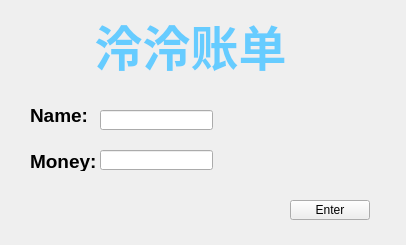
<?xml version="1.0" encoding="UTF-8"?>
<ui version="4.0">
 <class>BillList</class>
 <widget class="QWidget" name="BillList">
  <property name="geometry">
   <rect>
    <x>0</x>
    <y>0</y>
    <width>406</width>
    <height>245</height>
   </rect>
  </property>
  <property name="windowTitle">
   <string>Form</string>
  </property>
  <widget class="QLabel" name="TitleLabel">
   <property name="geometry">
    <rect>
     <x>80</x>
     <y>0</y>
     <width>221</width>
     <height>91</height>
    </rect>
   </property>
   <property name="text">
    <string>&lt;!DOCTYPE HTML PUBLIC &quot;-//W3C//DTD HTML 4.0//EN&quot; &quot;http://www.w3.org/TR/REC-html40/strict.dtd&quot;&gt;
&lt;html&gt;&lt;head&gt;&lt;meta name=&quot;qrichtext&quot; content=&quot;1&quot; /&gt;&lt;style type=&quot;text/css&quot;&gt;
p, li { white-space: pre-wrap; }
&lt;/style&gt;&lt;/head&gt;&lt;body style=&quot; font-family:'SimSun'; font-size:9pt; font-weight:400; font-style:normal;&quot;&gt;
&lt;p align=&quot;center&quot; style=&quot; margin-top:0px; margin-bottom:0px; margin-left:0px; margin-right:0px; -qt-block-indent:0; text-indent:0px;&quot;&gt;&lt;span style=&quot; font-size:36pt; font-weight:600; color:#66ccff;&quot;&gt;泠泠账单&lt;/span&gt;&lt;/p&gt;&lt;/body&gt;&lt;/html&gt;</string>
   </property>
  </widget>
  <widget class="QLabel" name="NameLabel">
   <property name="geometry">
    <rect>
     <x>30</x>
     <y>100</y>
     <width>61</width>
     <height>31</height>
    </rect>
   </property>
   <property name="text">
    <string>&lt;html&gt;&lt;head/&gt;&lt;body&gt;&lt;p&gt;&lt;span style=&quot; font-size:14pt; font-weight:600;&quot;&gt;Name:&lt;/span&gt;&lt;/p&gt;&lt;/body&gt;&lt;/html&gt;</string>
   </property>
  </widget>
  <widget class="QLineEdit" name="NameLineEdit">
   <property name="geometry">
    <rect>
     <x>100</x>
     <y>110</y>
     <width>113</width>
     <height>20</height>
    </rect>
   </property>
  </widget>
  <widget class="QLabel" name="MoneyLabel">
   <property name="geometry">
    <rect>
     <x>30</x>
     <y>150</y>
     <width>81</width>
     <height>21</height>
    </rect>
   </property>
   <property name="text">
    <string>&lt;html&gt;&lt;head/&gt;&lt;body&gt;&lt;p&gt;&lt;span style=&quot; font-size:14pt; font-weight:600;&quot;&gt;Money:&lt;/span&gt;&lt;/p&gt;&lt;/body&gt;&lt;/html&gt;</string>
   </property>
  </widget>
  <widget class="QLineEdit" name="MoneyLineEdit">
   <property name="geometry">
    <rect>
     <x>100</x>
     <y>150</y>
     <width>113</width>
     <height>20</height>
    </rect>
   </property>
  </widget>
  <widget class="QPushButton" name="EnterButton">
   <property name="geometry">
    <rect>
     <x>290</x>
     <y>200</y>
     <width>80</width>
     <height>20</height>
    </rect>
   </property>
   <property name="text">
    <string>Enter</string>
   </property>
  </widget>
 </widget>
 <resources/>
 <connections/>
</ui>
